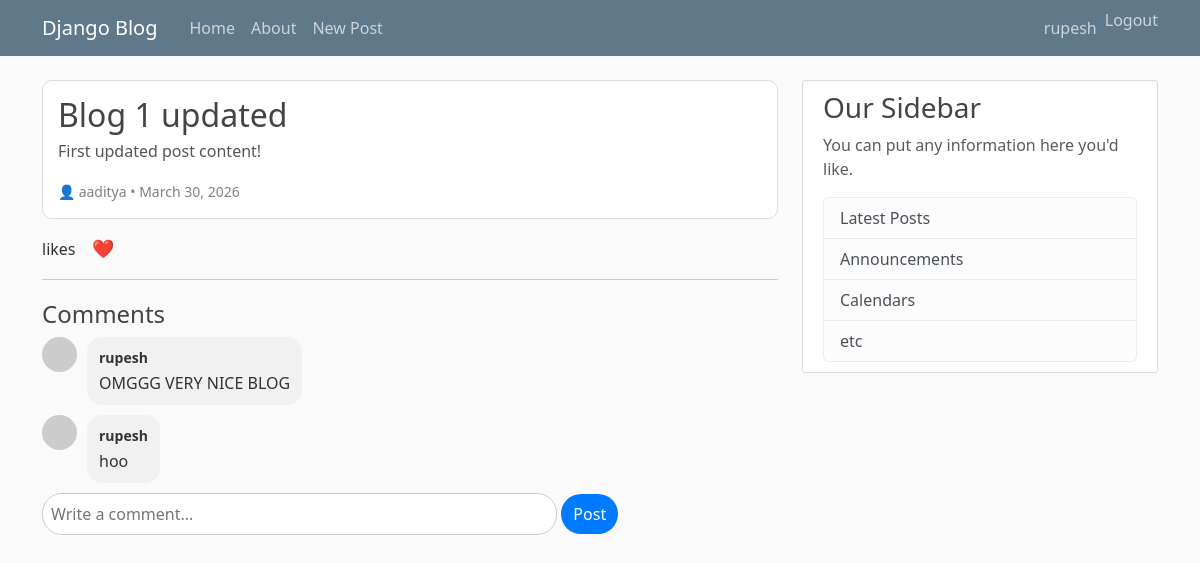
Page /post/1/ (signed in) on the committed database.
### blog/models.py (models this page shows, shortened)
class Post(models.Model):
  title=models.CharField(max_length=100)
  content=models.TextField()
  author=models.ForeignKey(User,on_delete=models.CASCADE)
  created_at=models.DateTimeField(auto_now_add=True)

class Comment(models.Model):
  post=models.ForeignKey(Post, on_delete=models.CASCADE, related_name='comments')
  user=models.ForeignKey(User, on_delete=models.CASCADE)
  content=models.TextField()
  created_at=models.DateTimeField(auto_now_add=True)

### blog/views.py (the view)
# urls.py: path('post/<int:pk>/', views.post_detail, name='post-detail'),
def post_detail(request, pk):
    post = get_object_or_404(Post, id=pk)
    comments = post.comments.all()
    is_liked = False
    if request.user.is_authenticated:
        is_liked = Like.objects.filter(post=post, user=request.user).exists()
    if request.method == 'POST':
        if request.user.is_authenticated:
            form = CommentForm(request.POST)
            if form.is_valid():
                comment = form.save(commit=False)
                comment.post = post
                comment.user = request.user
                comment.save()
                return redirect('post-detail', pk=post.id)
        else:
            return redirect('login')
    else:
        form = CommentForm()
    context = {
        'post': post,
        'comments': comments,
        'form': form,
        'is_liked': is_liked
    }
    return render(request, 'blog/post_detail.html', context)

### blog/forms.py
class CommentForm(forms.ModelForm):
  class Meta:
    model=Comment
    fields=['content']

### blog/templates/blog/post_detail.html (shortened to what this page needs)
{% extends "blog/base.html" %}
{% block content %}
<article style="border:1px solid #ddd; padding:15px; border-radius:10px; margin-bottom:15px; background:#fff;">
  <h2 style="margin-bottom:5px;">{{ post.title }}</h2>
  <p style="color:#555;">{{ post.content }}</p>
  <small style="color:gray;">
    👤 {{ post.author }} • {{ post.created_at|date:"F d, Y" }}
  </small>
</article>
<div style="display:flex; align-items:center; gap:10px; margin-top:10px;">
  <p style="margin:0;"><strong>{{ post.likes.count }}</strong> likes</p>
  {% if user.is_authenticated %}
    <form action="{% url 'post-like' post.id %}" method="POST">
      <button type="submit"
        style="border:none; background:none; cursor:pointer; font-size:18px;">
        {% if is_liked %}
          ❤️
        {% else %}
          🤍
        {% endif %}
      </button>
    </form>
  {% endif %}
</div>
<hr>
<h4 style="margin-top:20px;">Comments</h4>
{% for comment in comments %}
  <div style="display:flex; gap:10px; margin-bottom:10px;">
    <div style="width:35px; height:35px; border-radius:50%; background:#ccc;"></div>
    <div style="background:#f1f1f1; padding:8px 12px; border-radius:15px; max-width:70%;">
      <strong style="font-size:14px;">{{ comment.user }}</strong>
      <p style="margin:2px 0;">{{ comment.content }}</p>
    </div>
  </div>
{% empty %}
  <p>No comments yet.</p>
{% endfor %}
{% if user.is_authenticated %}
  <form method="POST" style="margin-top:10px;">
    <input type="text" name="content" placeholder="Write a comment..."
      style="width:70%; padding:8px; border-radius:20px; border:1px solid #ccc;">
    <button type="submit"
      style="padding:8px 12px; border:none; background:#007bff; color:white; border-radius:20px;">
      Post
    </button>
  </form>
{% endif %}
{% endblock content %}

### blog/templates/blog/base.html (shortened to what this page needs)
{% load static %}
<!DOCTYPE html>
<html lang="en">
<head>
  <link href="https://cdn.jsdelivr.net/npm/bootstrap@5.3.8/dist/css/bootstrap.min.css"
        rel="stylesheet"
>
  <link rel="stylesheet" type="text/css" href="{% static 'blog/main.css' %}">
</head>
<body>
<header class="site-header">
  <nav class="navbar navbar-expand-md navbar-dark bg-steel fixed-top">
    <div class="container">
      <a class="navbar-brand me-4" href="{% url 'blog-home' %}">
        Django Blog
      </a>
      <div class="collapse navbar-collapse" id="navbarToggle">
        <div class="navbar-nav me-auto">
          <a class="nav-item nav-link" href="{% url 'blog-home' %}">Home</a>
          <a class="nav-item nav-link" href="{% url 'blog-about' %}">About</a>
          {% if user.is_authenticated %}
            <a class="'nav-item nav-link" href="{% url 'post-create' %}">New Post</a>
          {% endif %}
        </div>
        <div class="navbar-nav ms-auto">
          {% if user.is_authenticated %}
            <span class="nav-item nav-link">
              {{ user.username }}
            </span>
            <form method="POST" action="{% url 'logout' %}" class="d-inline">
              <button type="submit" class="btn btn-link nav-link p-0">
                Logout
              </button>
            </form>
          {% endif %}
        </div>
      </div>
    </div>
  </nav>
</header>
<main role="main" class="container" style="margin-top: 80px;">
  <div class="row">
    <div class="col-md-8">
      {% block content %}{% endblock %}
    </div>
    <div class="col-md-4">
      <div class="content-section">
        <h3>Our Sidebar</h3>
        <p class="text-muted">
          You can put any information here you'd like.
        </p>
        <ul class="list-group">
          <li class="list-group-item list-group-item-light">Latest Posts</li>
          <li class="list-group-item list-group-item-light">Announcements</li>
          <li class="list-group-item list-group-item-light">Calendars</li>
          <li class="list-group-item list-group-item-light">etc</li>
        </ul>
      </div>
    </div>
  </div>
</main>
</body>
</html>

### blog/static/blog/main.css (style rules this page uses)
body { background: #fafafa; color: #333333; margin-top: 5rem; }
h1, h2, h3, h4, h5, h6 { color: #444444; }
ul { margin: 0; }
.bg-steel { background-color: #5f788a; }
.site-header .navbar-nav .nav-link { color: #cbd5db; }
.content-section { background: #ffffff; padding: 10px 20px; border: 1px solid #dddddd; border-radius: 3px; margin-bottom: 20px; }

### rows in the picture
Post: title "Blog 1 updated", content "First updated post content!", author "aaditya", created_at "March 30, 2026"
Comment: user "rupesh", content "OMGGG VERY NICE BLOG"
Comment: user "rupesh", content "hoo"

### other values in the picture
{{ user.username }} "rupesh"
